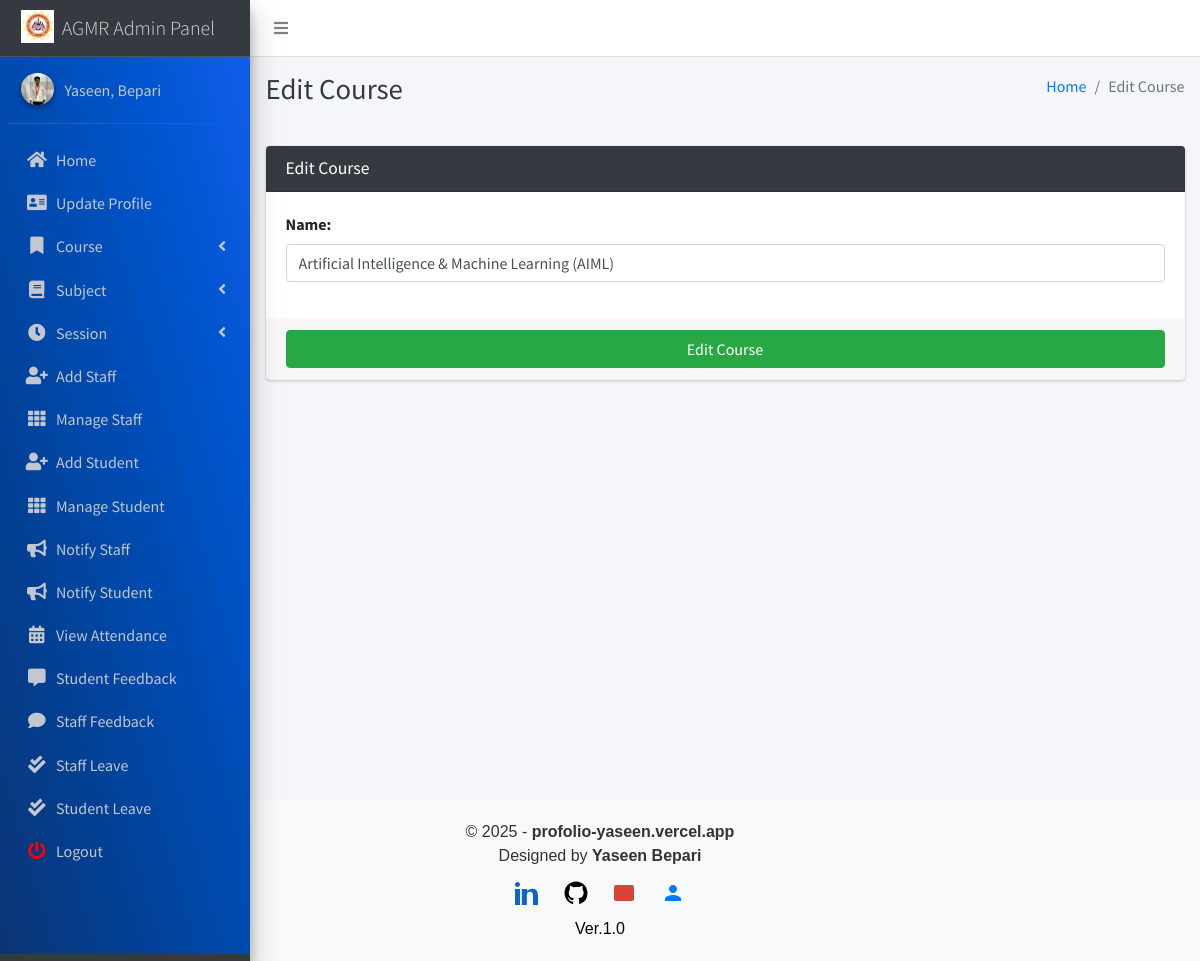
Screenshot of /course/edit/1 (signed in) with the database file from the repository.
### main_app/models.py (models this page shows, shortened)
class CustomUser(AbstractUser):
    USER_TYPE = ((1, "HOD"), (2, "Staff"), (3, "Student"))
    GENDER = [("M", "Male"), ("F", "Female")]
    username = None  # Removed username, using email instead
    email = models.EmailField(unique=True)
    user_type = models.CharField(default=1, choices=USER_TYPE, max_length=1)
    gender = models.CharField(max_length=1, choices=GENDER)
    profile_pic = models.ImageField()
    address = models.TextField()
    fcm_token = models.TextField(default="")  # For firebase notifications
    created_at = models.DateTimeField(auto_now_add=True)
    updated_at = models.DateTimeField(auto_now=True)
    USERNAME_FIELD = "email"
    REQUIRED_FIELDS = []
    objects = CustomUserManager()
    def __str__(self):
        return self.last_name + ", " + self.first_name

class Course(models.Model):
    name = models.CharField(max_length=120)
    created_at = models.DateTimeField(auto_now_add=True)
    updated_at = models.DateTimeField(auto_now=True)

### main_app/hod_views.py (the view, shortened to what this page needs)
def edit_course(request, course_id):
    instance = get_object_or_404(Course, id=course_id)
    form = CourseForm(request.POST or None, instance=instance)
    context = {
        'form': form,
        'course_id': course_id,
        'page_title': 'Edit Course'
    }
    return render(request, 'hod_template/edit_course_template.html', context)

### main_app/forms.py
class CourseForm(FormSettings):
    def __init__(self, *args, **kwargs):
        super(CourseForm, self).__init__(*args, **kwargs)
    class Meta:
        fields = ['name']
        model = Course

### main_app/templates/hod_template/edit_course_template.html
{% extends 'main_app/base.html' %}
{% load static %}
{% block page_title %}{{page_title}}{% endblock page_title %}
{% block content %}
<section class="content">
    <div class="container-fluid">
        <div class="row">
            <div class="col-md-12">
                <div class="card card-dark">
                    <div class="card-header">
                        <h3 class="card-title">{{page_title}}</h3>
                    </div>
                    {% include "main_app/form_template.html" with messages=messages  form=form button_text="Edit Course"%}
                </div>
            </div>
        </div>
    </div>
</section>
{% endblock content %}

### main_app/templates/main_app/sidebar_template.html (shortened to what this page needs)
{% load static %}
<aside class="main-sidebar sidebar-dark-info elevation-4">
    {% if request.user.user_type == '1' %}
    <a href="{% url 'admin_home' %}" class="brand-link">
        <img src="{% static 'dist/img/agm logo.jpg' %} " alt="AGMR LOGO"
            class="brand-image " >
        <span class="brand-text font-weight-light" >AGMR Admin Panel</span>
    </a>
    <div class="sidebar" style="background-image: linear-gradient(to right top, #0b3574, #033f91, #004aae, #0054cc, #125eeb);">
        <div class="user-panel mt-3 pb-3 mb-3 d-flex">
            <div class="image">
                <img src="{{ request.user.profile_pic}}" class="img-circle elevation-2" alt="User Image">
            </div>
            <div class="info">
                <a href="#" class="d-block">{{user}}</a>
            </div>
        </div>
        <nav class="mt-2">
            <ul class="nav nav-pills nav-sidebar flex-column" data-widget="treeview" role="menu" data-accordion="false">
                <li class="nav-item">
                    {% url 'admin_home' as admin_home %}
                    <a href="{{admin_home}}" class="nav-link {% if admin_home == request.path %} active {% endif %}">
                        <i class="nav-icon fas fa-home"></i>
                        <p>
                            Home
                        </p>
                    </a>
                </li>
                <li class="nav-item">
                    {% url 'admin_view_profile' as admin_view_profile %}
                    <a href="{{admin_view_profile}}"
                        class="nav-link {% if admin_view_profile == request.path %} active {% endif %}">
                        <i class="nav-icon fas fa-address-card"></i>
                        <p>
                            Update Profile
                        </p>
                    </a>
                </li>
                <li class="nav-item has-treeview">
                    <a href="#" class="nav-link" >
                        <i class="nav-icon fas fa-bookmark"></i>
                        <p>
                            Course
                            <i class="fas fa-angle-left right"></i>
                        </p>
                    </a>
                </li>
                <li class="nav-item has-treeview">
                    <a href="#" class="nav-link">
                        <i class="nav-icon fas fa-book"></i>
                        <p>
                            Subject
                            <i class="fas fa-angle-left right"></i>
                        </p>
                    </a>
                </li>
                <li class="nav-item has-treeview">
                    <a href="#" class="nav-link">
                        <i  class="nav-icon fas fa-clock"></i>
                        <p>
                            Session
                            <i class="fas fa-angle-left right"></i>
                        </p>
                    </a>
                </li>
                <li class="nav-item">
                    {% url 'add_staff' as add_staff %}
                    <a href="{{add_staff}}" class="nav-link {% if add_staff == request.path %} active {% endif %}">
                        <i class="nav-icon fas fa-user-plus"></i>
                        <p>
                            Add Staff
                        </p>
                    </a>
                </li>
                <li class="nav-item">
                    {% url 'manage_staff' as manage_staff %}
                    {% url 'edit_staff' staff_id as edit_staff %}
                    <a href="{{manage_staff}}"
                        class="nav-link {% if manage_staff == request.path or request.path == edit_staff %} active {% endif %}">
                        <i class="nav-icon fas fa-th"></i>
                        <p>
                            Manage Staff
                        </p>
                    </a>
                </li>
                <li class="nav-item">
                    {% url 'add_student' as add_student%}
                    <a href="{{add_student}}" class="nav-link  {% if add_student == request.path %} active {% endif %}">
                        <i class="nav-icon fas fa-user-plus"></i>
                        <p>
                            Add Student
                        </p>
                    </a>
                </li>
                <li class="nav-item">
                    {% url 'manage_student' as manage_student %}
                    {% url 'edit_student' student_id as edit_student %}
                    <a href="{{manage_student}}"
                        class="nav-link  {% if edit_student == request.path or manage_student == request.path %} active {% endif %}">
                        <i class="nav-icon fas fa-th"></i>
                        <p>
                            Manage Student
                        </p>
                    </a>
                </li>
                <li class="nav-item">
                    {% url 'admin_notify_staff' as admin_notify_staff %}
                    <a href="{{admin_notify_staff}}"
                        class="nav-link {% if admin_notify_staff == request.path %} active {% endif %}">
                        <i class="nav-icon fas fa-bullhorn"></i>
                        <p>
                            Notify Staff
                        </p>
                    </a>
                </li>
                <li class="nav-item">
                    {% url 'admin_notify_student' as admin_notify_student %}
                    <a href="{{admin_notify_student}}"
                        class="nav-link {% if admin_notify_student == request.path %} active {% endif %}">
                        <i class="nav-icon fas fa-bullhorn"></i>
                        <p>
                            Notify Student
                        </p>
                    </a>
                </li>
                <li class="nav-item">
                    {% url 'admin_view_attendance' as admin_view_attendance %}
                <li class="nav-item">
                    <a href="{{admin_view_attendance}}"
                        class="nav-link  {% if admin_view_attendance == request.path %} active {% endif %}">
                        <i class="nav-icon fas fa-calendar-alt"></i>
                        <p>
                            View Attendance
                        </p>
                    </a>
                </li>
                <li class="nav-item">
                    {% url 'student_feedback_message' as student_feedback_message %}
                    <a href="{{ student_feedback_message }}"
                        class="nav-link  {% if student_feedback_message == request.path %} active {% endif %}">
                        <i class="nav-icon fas fa-comment-alt"></i>
                        <p>
                            Student Feedback
                        </p>
                    </a>
                </li>
                <li class="nav-item">
                    {% url 'staff_feedback_message' as staff_feedback_message %}
                    <a href="{{staff_feedback_message}}"
                        class="nav-link   {% if staff_feedback_message == request.path %} active {% endif %}">
                        <i  class="nav-icon fas fa-comment"></i>
                        <p>
                            Staff Feedback
                        </p>
                    </a>
                </li>
                <li class="nav-item">
                    {% url 'view_staff_leave' as view_staff_leave %}
                    <a href="{{view_staff_leave}}"
                        class="nav-link  {% if view_staff_leave == request.path %} active {% endif %}">
                        <i  class="nav-icon fas fa-check-double"></i>
                        <p>
                            Staff Leave
                        </p>
                    </a>
                </li>
                <li class="nav-item">
                    {% url 'view_student_leave' as view_student_leave %}
                    <a href="{% url 'view_student_leave' %}"
                        class="nav-link  {% if view_student_leave == request.path %} active {% endif %}">
                        <i  class="nav-icon fas fa-check-double"></i>
                        <p>
                            Student Leave
                        </p>
                    </a>
                </li>
                                        {% endif %}
                                        <li class="nav-item">
                                            <a href="{% url 'user_logout' %}"
                                                onclick="return confirm('Your session would be terminated.\n\nProceed?')"
                                                class="nav-link">
                                                <i  style="color: #ff0000"  class="nav-icon fas fa-power-off"></i>
                                                <p>
                                                    Logout
                                                </p>
                                            </a>
                                        </li>
                                    </ul>
                                </nav>
                            </div>
</aside>

### main_app/templates/main_app/form_template.html (shortened to what this page needs)
<form role="form" method="POST" enctype="multipart/form-data">
    <div class="card-body">
        {% for field in form  %}
        <div class="form-group">
            {{field.label_tag}}
            {{field}}
        </div>
        {% endfor %}
    </div>
    <div class="card-footer">
        <button type="submit" class="btn btn-success btn-block">
            {% if button_text %}
            {{button_text}}
            {% else %}
            Submit
            {% endif %}
        </button>
    </div>
</form>

### rows the page displays
CustomUser: last_name+first_name "Yaseen, Bepari"
Course: form "Artificial Intelligence & Machine Learning (AIML)"

### other values shown
{{ page_title }} "Edit Course"
{{ field.label_tag }} "Name:"
{{ button_text }} "Edit Course"
